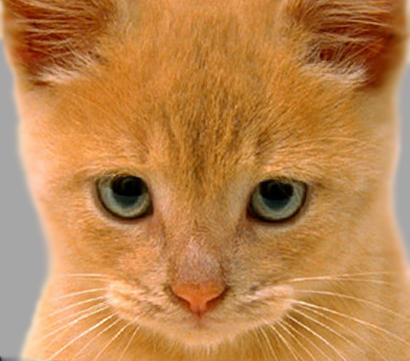
#> input picture ASN1/Solution/cat.bmp, 410 x 361 px
$ jupyter execute 4th.ipynb   (shell and % lines are left out)
#> lines starting #> are read from the running program, lines starting #| are printed output that depends on the picture
[cell 1]
import matplotlib.pyplot as plt
import numpy as np
from scipy import ndimage
import cv2

[cell 2]
cat = cv2.imread('cat.bmp',0)
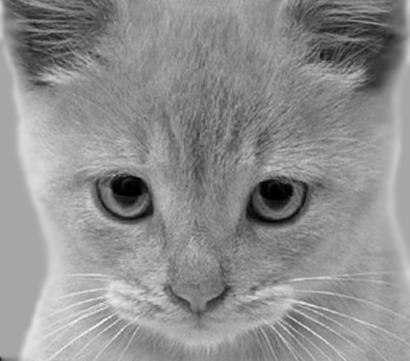
#> cat: shape (361, 410); min 0, max 252, mean 142.9
dog = cv2.imread('dog.bmp',0)
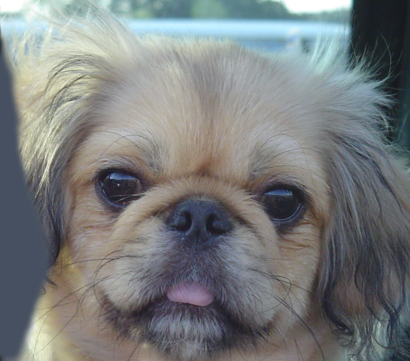
#> input picture ASN1/Solution/dog.bmp, 410 x 361 px
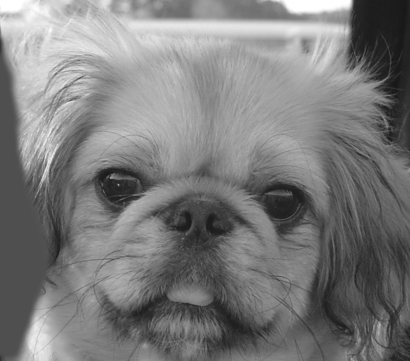
#> dog: shape (361, 410); min 23, max 255, mean 123.6

[cell 3]
cat1 = cv2.imread('cat.bmp',0)
dog1 = cv2.imread('dog.bmp',0)

[cell 4]
from scipy.ndimage.filters import gaussian_filter

[cell 5]
cat_low = gaussian_filter(cat,6)
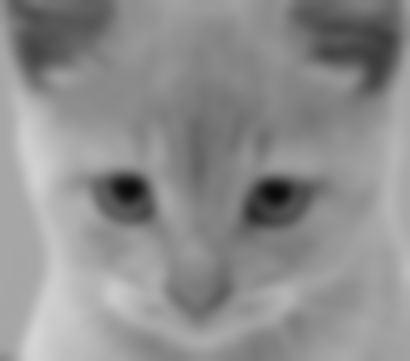
#> cat_low: shape (361, 410); min 10, max 213, mean 141.9
dog_high = dog - gaussian_filter(dog,16)
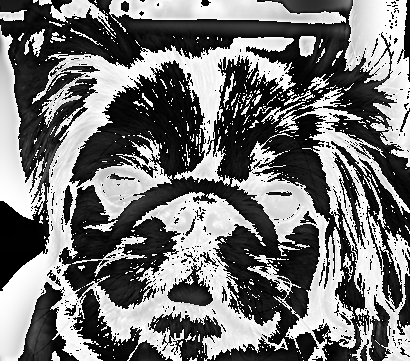
#> dog_high: shape (361, 410); min 0, max 255, mean 115.7

[cell 6]
dog_low1 = gaussian_filter(dog1,3)
cat_high1 = cat1 - gaussian_filter(cat1,4)
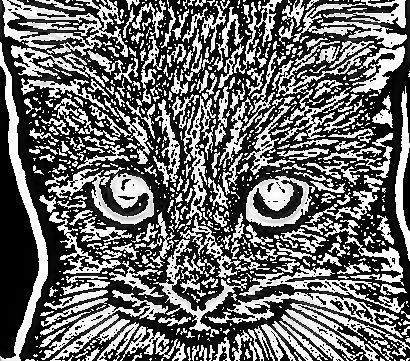
#> cat_high1: shape (361, 410); min 0, max 255, mean 107.3

[cell 7]
import matplotlib.pyplot as plt

[cell 8]
cd = cat_low + dog_high
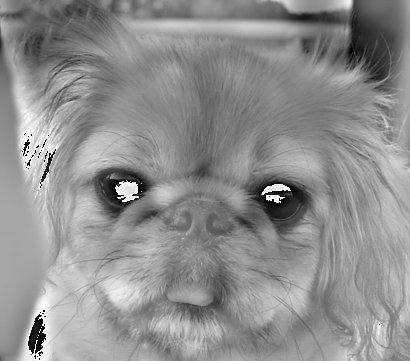
#> cd: shape (361, 410); min 0, max 255, mean 142.8
plt.imshow(cd,cmap='gray')

[cell 9]
cd1 = dog_low1 + cat_high1
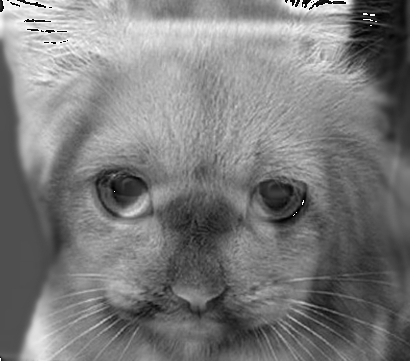
#> cd1: shape (361, 410); min 0, max 255, mean 122.9
plt.imshow(cd1,cmap='gray')
